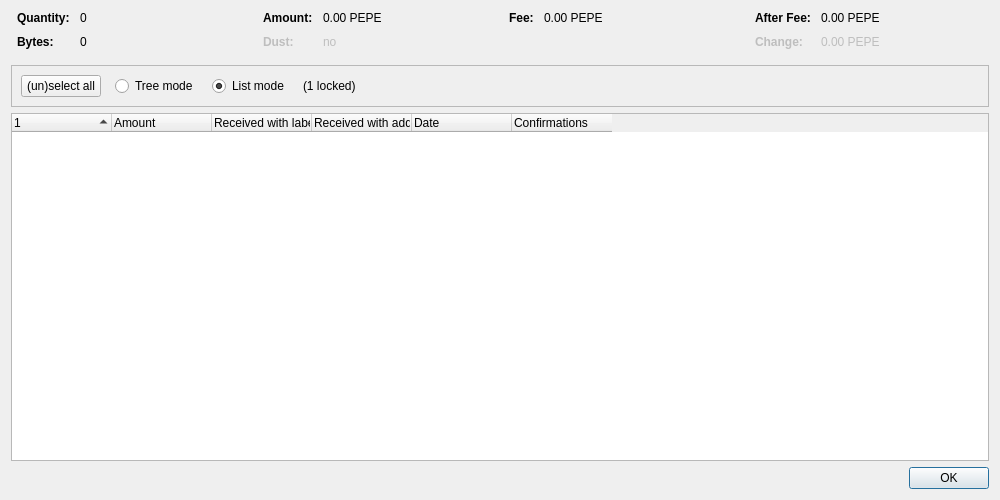
<?xml version="1.0" encoding="UTF-8"?>
<ui version="4.0">
 <class>CoinControlDialog</class>
 <widget class="QDialog" name="CoinControlDialog">
  <property name="geometry">
   <rect>
    <x>0</x>
    <y>0</y>
    <width>1000</width>
    <height>500</height>
   </rect>
  </property>
  <property name="windowTitle">
   <string>Coin Selection</string>
  </property>
  <layout class="QVBoxLayout" name="verticalLayout">
   <item>
    <layout class="QHBoxLayout" name="horizontalLayoutTop" stretch="0,0,0,0">
     <property name="topMargin">
      <number>0</number>
     </property>
     <property name="bottomMargin">
      <number>10</number>
     </property>
     <item>
      <layout class="QFormLayout" name="formLayoutCoinControl1">
       <property name="horizontalSpacing">
        <number>10</number>
       </property>
       <property name="verticalSpacing">
        <number>10</number>
       </property>
       <property name="leftMargin">
        <number>6</number>
       </property>
       <property name="rightMargin">
        <number>6</number>
       </property>
       <item row="0" column="0">
        <widget class="QLabel" name="labelCoinControlQuantityText">
         <property name="font">
          <font>
           <weight>75</weight>
           <bold>true</bold>
          </font>
         </property>
         <property name="text">
          <string>Quantity:</string>
         </property>
        </widget>
       </item>
       <item row="0" column="1">
        <widget class="QLabel" name="labelCoinControlQuantity">
         <property name="cursor">
          <cursorShape>IBeamCursor</cursorShape>
         </property>
         <property name="contextMenuPolicy">
          <enum>Qt::ActionsContextMenu</enum>
         </property>
         <property name="text">
          <string notr="true">0</string>
         </property>
         <property name="textInteractionFlags">
          <set>Qt::LinksAccessibleByMouse|Qt::TextSelectableByKeyboard|Qt::TextSelectableByMouse</set>
         </property>
        </widget>
       </item>
       <item row="1" column="0">
        <widget class="QLabel" name="labelCoinControlBytesText">
         <property name="font">
          <font>
           <weight>75</weight>
           <bold>true</bold>
          </font>
         </property>
         <property name="text">
          <string>Bytes:</string>
         </property>
        </widget>
       </item>
       <item row="1" column="1">
        <widget class="QLabel" name="labelCoinControlBytes">
         <property name="cursor">
          <cursorShape>IBeamCursor</cursorShape>
         </property>
         <property name="contextMenuPolicy">
          <enum>Qt::ActionsContextMenu</enum>
         </property>
         <property name="text">
          <string notr="true">0</string>
         </property>
         <property name="textInteractionFlags">
          <set>Qt::LinksAccessibleByMouse|Qt::TextSelectableByKeyboard|Qt::TextSelectableByMouse</set>
         </property>
        </widget>
       </item>
      </layout>
     </item>
     <item>
      <layout class="QFormLayout" name="formLayoutCoinControl2">
       <property name="horizontalSpacing">
        <number>10</number>
       </property>
       <property name="verticalSpacing">
        <number>10</number>
       </property>
       <property name="leftMargin">
        <number>6</number>
       </property>
       <property name="rightMargin">
        <number>6</number>
       </property>
       <item row="0" column="0">
        <widget class="QLabel" name="labelCoinControlAmountText">
         <property name="font">
          <font>
           <weight>75</weight>
           <bold>true</bold>
          </font>
         </property>
         <property name="text">
          <string>Amount:</string>
         </property>
        </widget>
       </item>
       <item row="0" column="1">
        <widget class="QLabel" name="labelCoinControlAmount">
         <property name="cursor">
          <cursorShape>IBeamCursor</cursorShape>
         </property>
         <property name="contextMenuPolicy">
          <enum>Qt::ActionsContextMenu</enum>
         </property>
         <property name="text">
          <string notr="true">0.00 PEPE</string>
         </property>
         <property name="textInteractionFlags">
          <set>Qt::LinksAccessibleByMouse|Qt::TextSelectableByKeyboard|Qt::TextSelectableByMouse</set>
         </property>
        </widget>
       </item>
       <item row="1" column="0">
        <widget class="QLabel" name="labelCoinControlLowOutputText">
         <property name="enabled">
          <bool>false</bool>
         </property>
         <property name="font">
          <font>
           <weight>75</weight>
           <bold>true</bold>
          </font>
         </property>
         <property name="text">
          <string>Dust:</string>
         </property>
        </widget>
       </item>
       <item row="1" column="1">
        <widget class="QLabel" name="labelCoinControlLowOutput">
         <property name="enabled">
          <bool>false</bool>
         </property>
         <property name="cursor">
          <cursorShape>IBeamCursor</cursorShape>
         </property>
         <property name="contextMenuPolicy">
          <enum>Qt::ActionsContextMenu</enum>
         </property>
         <property name="text">
          <string notr="true">no</string>
         </property>
         <property name="textInteractionFlags">
          <set>Qt::LinksAccessibleByMouse|Qt::TextSelectableByKeyboard|Qt::TextSelectableByMouse</set>
         </property>
        </widget>
       </item>
      </layout>
     </item>
     <item>
      <layout class="QFormLayout" name="formLayoutCoinControl3">
       <property name="horizontalSpacing">
        <number>10</number>
       </property>
       <property name="verticalSpacing">
        <number>10</number>
       </property>
       <property name="leftMargin">
        <number>6</number>
       </property>
       <property name="rightMargin">
        <number>6</number>
       </property>
       <item row="0" column="0">
        <widget class="QLabel" name="labelCoinControlFeeText">
         <property name="font">
          <font>
           <weight>75</weight>
           <bold>true</bold>
          </font>
         </property>
         <property name="text">
          <string>Fee:</string>
         </property>
        </widget>
       </item>
       <item row="0" column="1">
        <widget class="QLabel" name="labelCoinControlFee">
         <property name="cursor">
          <cursorShape>IBeamCursor</cursorShape>
         </property>
         <property name="contextMenuPolicy">
          <enum>Qt::ActionsContextMenu</enum>
         </property>
         <property name="text">
          <string notr="true">0.00 PEPE</string>
         </property>
         <property name="textInteractionFlags">
          <set>Qt::LinksAccessibleByMouse|Qt::TextSelectableByKeyboard|Qt::TextSelectableByMouse</set>
         </property>
        </widget>
       </item>
      </layout>
     </item>
     <item>
      <layout class="QFormLayout" name="formLayoutCoinControl4">
       <property name="horizontalSpacing">
        <number>10</number>
       </property>
       <property name="verticalSpacing">
        <number>10</number>
       </property>
       <property name="leftMargin">
        <number>6</number>
       </property>
       <property name="rightMargin">
        <number>6</number>
       </property>
       <item row="0" column="0">
        <widget class="QLabel" name="labelCoinControlAfterFeeText">
         <property name="font">
          <font>
           <weight>75</weight>
           <bold>true</bold>
          </font>
         </property>
         <property name="text">
          <string>After Fee:</string>
         </property>
        </widget>
       </item>
       <item row="0" column="1">
        <widget class="QLabel" name="labelCoinControlAfterFee">
         <property name="cursor">
          <cursorShape>IBeamCursor</cursorShape>
         </property>
         <property name="contextMenuPolicy">
          <enum>Qt::ActionsContextMenu</enum>
         </property>
         <property name="text">
          <string notr="true">0.00 PEPE</string>
         </property>
         <property name="textInteractionFlags">
          <set>Qt::LinksAccessibleByMouse|Qt::TextSelectableByKeyboard|Qt::TextSelectableByMouse</set>
         </property>
        </widget>
       </item>
       <item row="1" column="0">
        <widget class="QLabel" name="labelCoinControlChangeText">
         <property name="enabled">
          <bool>false</bool>
         </property>
         <property name="font">
          <font>
           <weight>75</weight>
           <bold>true</bold>
          </font>
         </property>
         <property name="text">
          <string>Change:</string>
         </property>
        </widget>
       </item>
       <item row="1" column="1">
        <widget class="QLabel" name="labelCoinControlChange">
         <property name="enabled">
          <bool>false</bool>
         </property>
         <property name="cursor">
          <cursorShape>IBeamCursor</cursorShape>
         </property>
         <property name="contextMenuPolicy">
          <enum>Qt::ActionsContextMenu</enum>
         </property>
         <property name="text">
          <string notr="true">0.00 PEPE</string>
         </property>
         <property name="textInteractionFlags">
          <set>Qt::LinksAccessibleByMouse|Qt::TextSelectableByKeyboard|Qt::TextSelectableByMouse</set>
         </property>
        </widget>
       </item>
      </layout>
     </item>
    </layout>
   </item>
   <item>
    <widget class="QFrame" name="frame">
     <property name="minimumSize">
      <size>
       <width>0</width>
       <height>40</height>
      </size>
     </property>
     <property name="frameShape">
      <enum>QFrame::StyledPanel</enum>
     </property>
     <property name="frameShadow">
      <enum>QFrame::Sunken</enum>
     </property>
     <layout class="QHBoxLayout" name="horizontalLayout">
      <item>
       <layout class="QHBoxLayout" name="horizontalLayoutPanel" stretch="0,0,0,0,0">
        <property name="spacing">
         <number>14</number>
        </property>
        <item>
         <widget class="QPushButton" name="pushButtonSelectAll">
          <property name="sizePolicy">
           <sizepolicy hsizetype="Maximum" vsizetype="Fixed">
            <horstretch>0</horstretch>
            <verstretch>0</verstretch>
           </sizepolicy>
          </property>
          <property name="text">
           <string>(un)select all</string>
          </property>
          <property name="autoDefault">
           <bool>false</bool>
          </property>
         </widget>
        </item>
        <item>
         <widget class="QRadioButton" name="radioTreeMode">
          <property name="sizePolicy">
           <sizepolicy hsizetype="Maximum" vsizetype="Fixed">
            <horstretch>0</horstretch>
            <verstretch>0</verstretch>
           </sizepolicy>
          </property>
          <property name="text">
           <string>Tree mode</string>
          </property>
         </widget>
        </item>
        <item>
         <widget class="QRadioButton" name="radioListMode">
          <property name="sizePolicy">
           <sizepolicy hsizetype="Maximum" vsizetype="Fixed">
            <horstretch>0</horstretch>
            <verstretch>0</verstretch>
           </sizepolicy>
          </property>
          <property name="text">
           <string>List mode</string>
          </property>
          <property name="checked">
           <bool>true</bool>
          </property>
         </widget>
        </item>
        <item>
         <widget class="QLabel" name="labelLocked">
          <property name="text">
           <string notr="true">(1 locked)</string>
          </property>
         </widget>
        </item>
        <item>
         <spacer name="horizontalSpacer">
          <property name="orientation">
           <enum>Qt::Horizontal</enum>
          </property>
          <property name="sizeHint" stdset="0">
           <size>
            <width>40</width>
            <height>20</height>
           </size>
          </property>
         </spacer>
        </item>
       </layout>
      </item>
     </layout>
    </widget>
   </item>
   <item>
    <widget class="CoinControlTreeWidget" name="treeWidget">
     <property name="contextMenuPolicy">
      <enum>Qt::CustomContextMenu</enum>
     </property>
     <property name="sortingEnabled">
      <bool>false</bool>
     </property>
     <property name="columnCount">
      <number>6</number>
     </property>
     <attribute name="headerShowSortIndicator" stdset="0">
      <bool>true</bool>
     </attribute>
     <attribute name="headerStretchLastSection">
      <bool>false</bool>
     </attribute>
     <column>
      <property name="text">
       <string/>
      </property>
     </column>
     <column>
      <property name="text">
       <string>Amount</string>
      </property>
     </column>
     <column>
      <property name="text">
       <string>Received with label</string>
      </property>
     </column>
     <column>
      <property name="text">
       <string>Received with address</string>
      </property>
     </column>
     <column>
      <property name="text">
       <string>Date</string>
      </property>
     </column>
     <column>
      <property name="text">
       <string>Confirmations</string>
      </property>
      <property name="toolTip">
       <string>Confirmed</string>
      </property>
     </column>
     <column>
      <property name="text">
       <string/>
      </property>
     </column>
     <column>
      <property name="text">
       <string/>
      </property>
     </column>
     <column>
      <property name="text">
       <string/>
      </property>
     </column>
     <column>
      <property name="text">
       <string/>
      </property>
     </column>
    </widget>
   </item>
   <item>
    <widget class="QDialogButtonBox" name="buttonBox">
     <property name="orientation">
      <enum>Qt::Horizontal</enum>
     </property>
     <property name="standardButtons">
      <set>QDialogButtonBox::Ok</set>
     </property>
    </widget>
   </item>
  </layout>
 </widget>
 <customwidgets>
  <customwidget>
   <class>CoinControlTreeWidget</class>
   <extends>QTreeWidget</extends>
   <header>qt/coincontroltreewidget.h</header>
  </customwidget>
 </customwidgets>
 <resources/>
 <connections/>
</ui>
